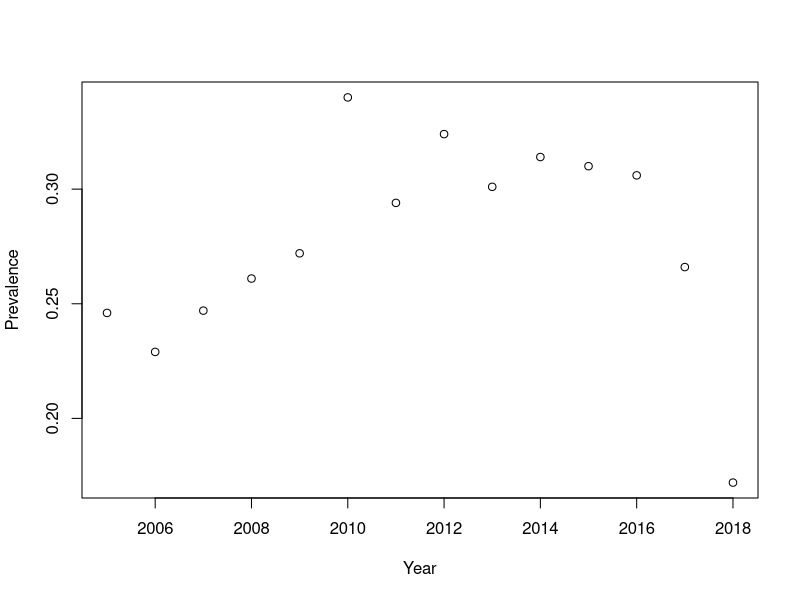
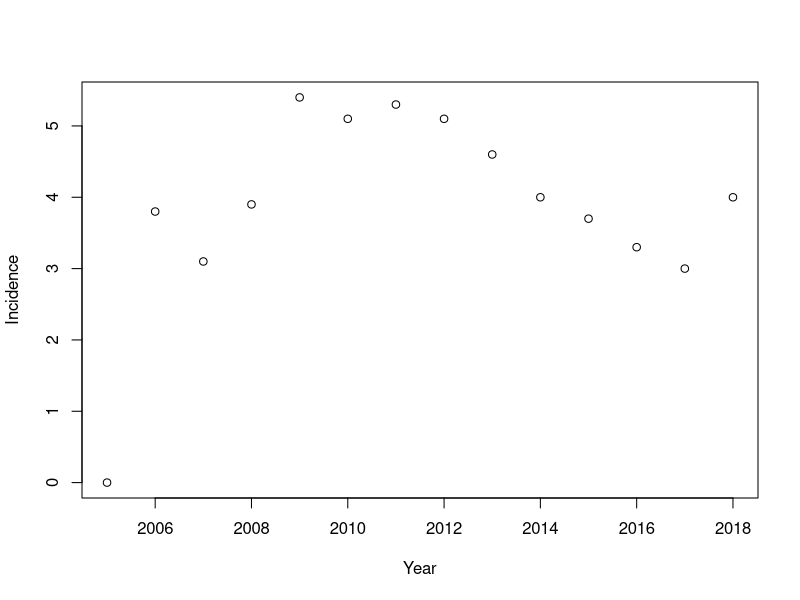
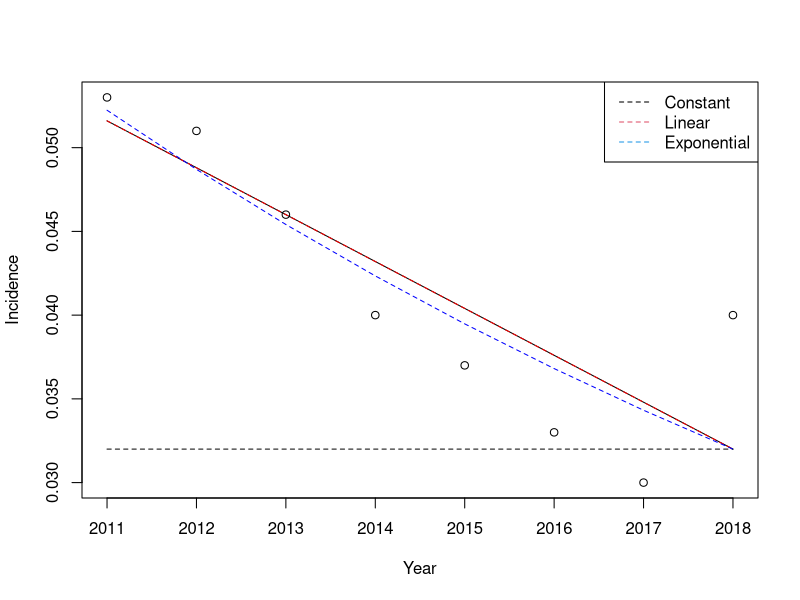
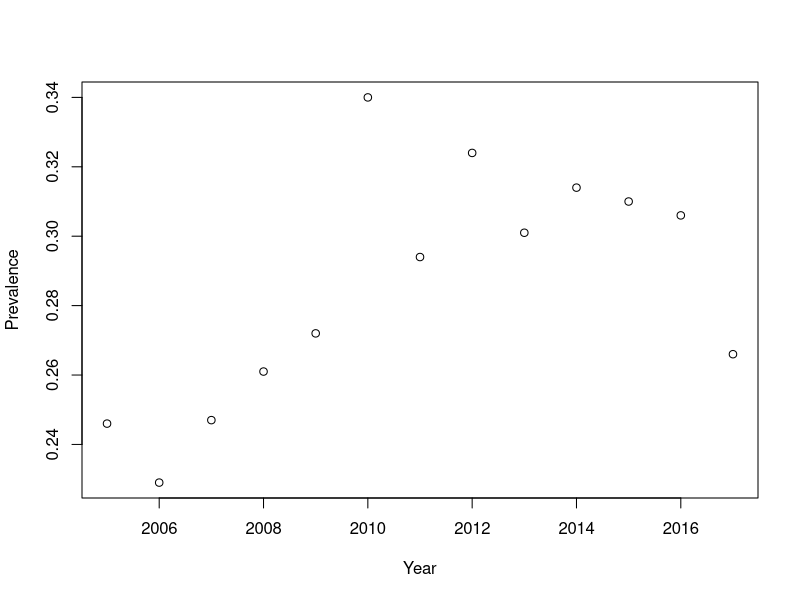
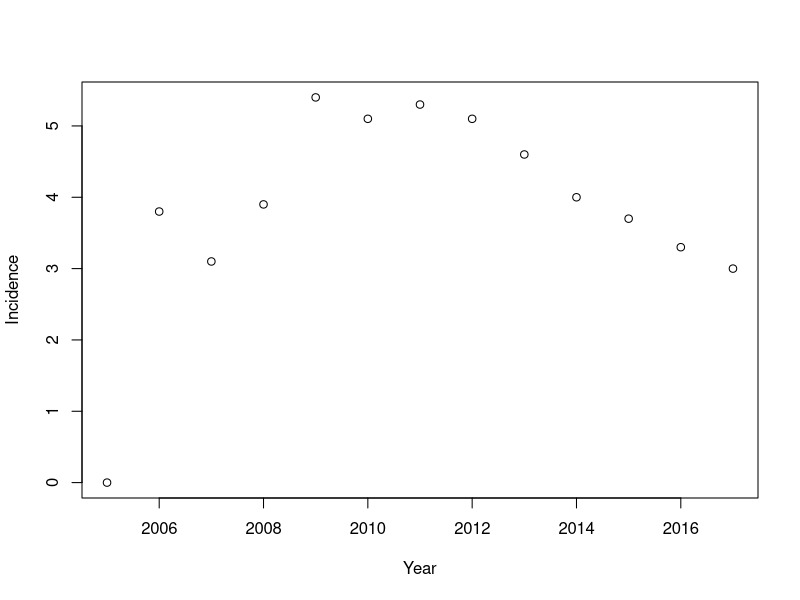
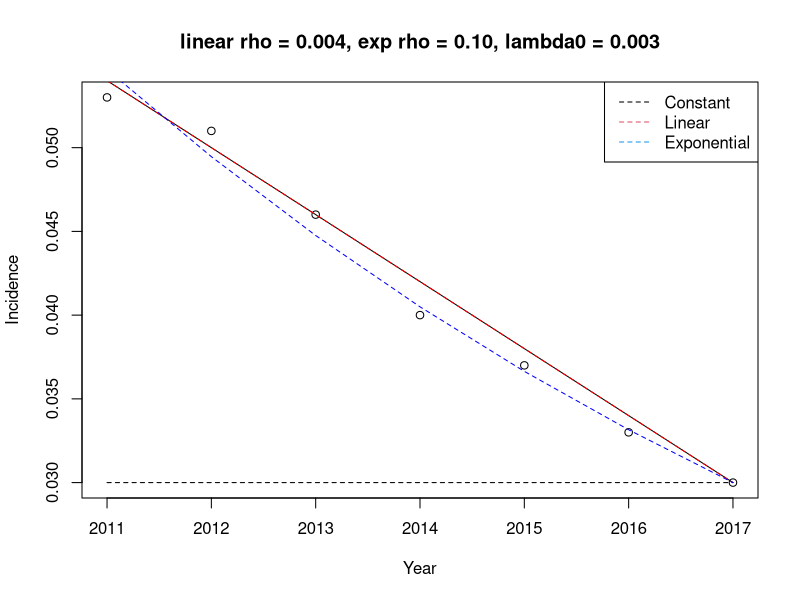

Source code (R) for these figures, in order:
Year <- seq(2005,2018,1)
Prevalence <- c(24.6,22.9,24.7,26.1,27.2,34,29.4,32.4,30.1,31.4,31.0,30.6,26.6,17.2)/100
plot(Year,Prevalence)

Incidence <- c(0,3.8,3.1,3.9,5.4,5.1,5.3,5.1,4.6,4.0,3.7,3.3,3.0,4.0)
plot(Year,Incidence)

### Year 2011 - 2018
Year1 = Year[Year>=2011]
Incidence1 = Incidence[Year>=2011]
res_linear = lm(Incidence1~Year1)
# rho = 0.28 (*10^-2) lambda(2018) = 3.2
Prevalence1 = Prevalence[Year>=2011]
mean(Prevalence1) # prevalence 0.29

res_exp = lm(log(Incidence1)~Year1)
# rho = 0.07, lambda(2018) = 3.2
# pdf('/Users/rita-gaofei/Desktop/RA_project_Longitudinal/Incidence_plot.pdf',height=8,width=8)
par(mfrow=c(1,1))
plot(Year1,Incidence1/100,xlab='Year',ylab='Incidence')
lines(Year1,rep(3.2 /100,length(Year1)),lty=2)
lines(Year1, 0.032 + 0.0028 * (2018-Year1))
lines(Year1,(3.2 + 0.28*(2018-Year1))/100,lty=2,col='red')
lines(Year1,3.2 *exp(0.07*(2018-Year1))/100,lty=2,col='blue')
legend('topright',c('Constant','Linear','Exponential'),lty=rep(2,3),col=c(1,2,4))
# dev.off()

# NEW ANALYSIS WITHOUT YEAR 2018
Year <- seq(2005,2017,1)
Prevalence <- c(24.6,22.9,24.7,26.1,27.2,34,29.4,32.4,30.1,31.4,31.0,30.6,26.6)/100
plot(Year,Prevalence)

Incidence <- c(0,3.8,3.1,3.9,5.4,5.1,5.3,5.1,4.6,4.0,3.7,3.3,3.0)
plot(Year,Incidence)

### Year 2011 - 2018
Year1 = Year[Year>=2011]
Incidence1 = Incidence[Year>=2011]
res_linear = lm(Incidence1~Year1)
# rho = 0.4 (*10^-2) lambda(2018) = 2.9
Prevalence1 = Prevalence[Year>=2011]
mean(Prevalence1) # prevalence 0.30

res_exp = lm(log(Incidence1)~Year1)
# rho = 0.10, lambda(2018) = 3.0

## GO WITH lambda = 3.0
# pdf('/Users/rita-gaofei/Desktop/RA_project_Longitudinal/Incidence_plot.pdf',height=8,width=8)
pdf('~/OneDrive/Documents/2020_2021/RA/new-inc.pdf',height=6,width=10)
par(mfrow=c(1,1))
plot(Year1,Incidence1/100,xlab='Year',ylab='Incidence',
     main=c("linear rho = 0.004, exp rho = 0.10, lambda0 = 0.003"))
lines(Year1,rep(3.0 /100,length(Year1)),lty=2)
lines(Year1, 0.03 + 0.004 * (2017-Year1))
lines(Year1,(3.0 + 0.4*(2017-Year1))/100,lty=2,col='red')
lines(Year1,3.0 *exp(0.1*(2017-Year1))/100,lty=2,col='blue')
legend('topright',c('Constant','Linear','Exponential'),lty=rep(2,3),col=c(1,2,4))
dev.off()



